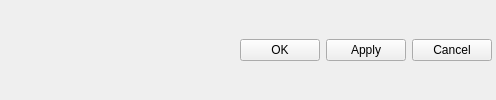
        <widget class="QWidget" name="settingsBottomWidget" native="true">
         <property name="enabled">
          <bool>true</bool>
         </property>
         <layout class="QHBoxLayout" name="horizontalLayout_15">
          <property name="leftMargin">
           <number>8</number>
          </property>
          <property name="topMargin">
           <number>4</number>
          </property>
          <property name="rightMargin">
           <number>4</number>
          </property>
          <property name="bottomMargin">
           <number>4</number>
          </property>
          <item>
           <widget class="QWidget" name="versionLabelWidget" native="true">
            <property name="sizePolicy">
             <sizepolicy hsizetype="Preferred" vsizetype="Preferred">
              <horstretch>0</horstretch>
              <verstretch>0</verstretch>
             </sizepolicy>
            </property>
            <layout class="QVBoxLayout" name="verticalLayout_22">
             <property name="leftMargin">
              <number>0</number>
             </property>
             <property name="topMargin">
              <number>0</number>
             </property>
             <property name="rightMargin">
              <number>0</number>
             </property>
             <property name="bottomMargin">
              <number>0</number>
             </property>
            </layout>
           </widget>
          </item>
          <item>
           <spacer name="horizontalSpacer_3">
            <property name="orientation">
             <enum>Qt::Horizontal</enum>
            </property>
            <property name="sizeHint" stdset="0">
             <size>
              <width>226</width>
              <height>0</height>
             </size>
            </property>
           </spacer>
          </item>
          <item>
           <widget class="QPushButton" name="OK">
            <property name="text">
             <string>OK</string>
            </property>
           </widget>
          </item>
          <item>
           <widget class="QPushButton" name="pushButton">
            <property name="text">
             <string>Apply</string>
            </property>
           </widget>
          </item>
          <item>
           <widget class="QPushButton" name="Cancel">
            <property name="text">
             <string>Cancel</string>
            </property>
           </widget>
          </item>
         </layout>
        </widget>
